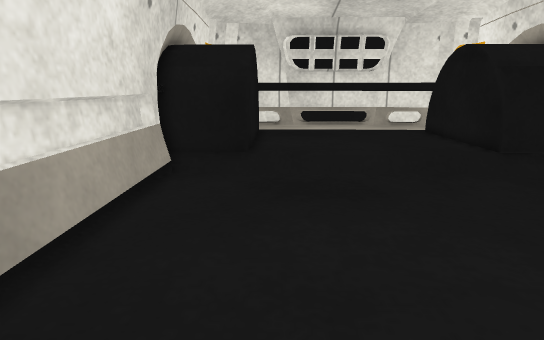
view 1 (above)

16 first-person views from a walk through a robot-simulator world made for Gazebo. The camera is 0.33 m above the floor, tilts 14° down and sees 75° across. The lines on the ground mark 1 m squares. The floor is counted in squares, 0.1 m on a side. Each view is taken from the middle of a square. On the plan, view 1 faces up. The plan holds only what a view shows up to about 20 squares ahead; the rest is blank.

view 2
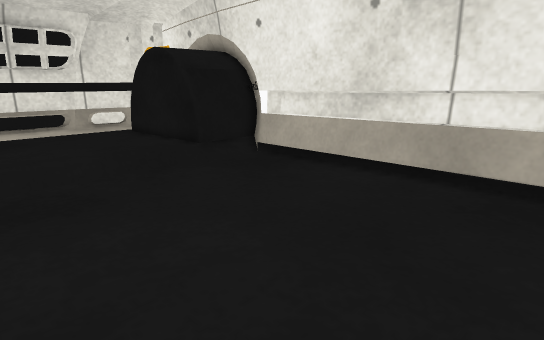

view 3
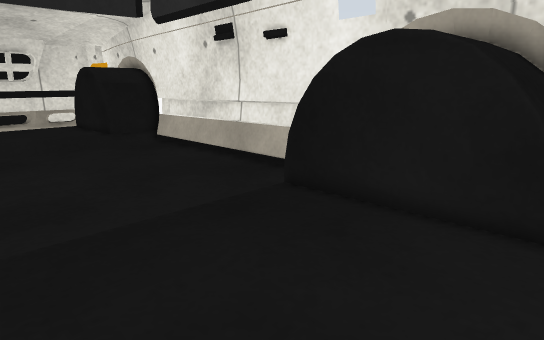

view 4
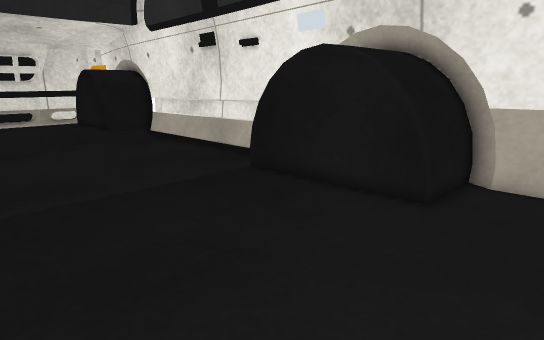

view 5
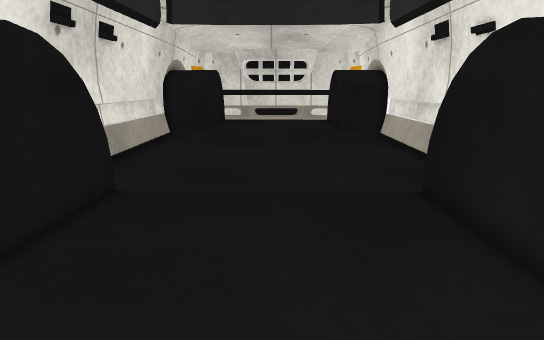

view 6
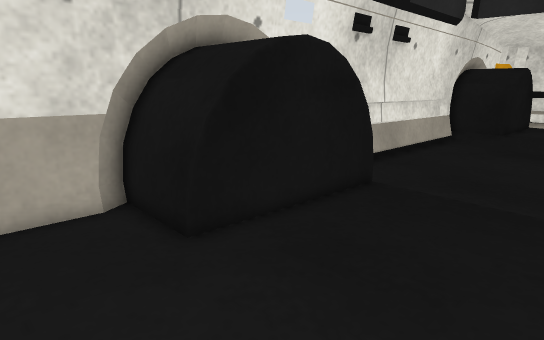

view 7
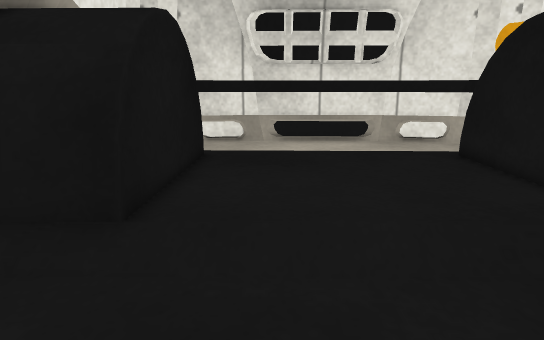

view 8
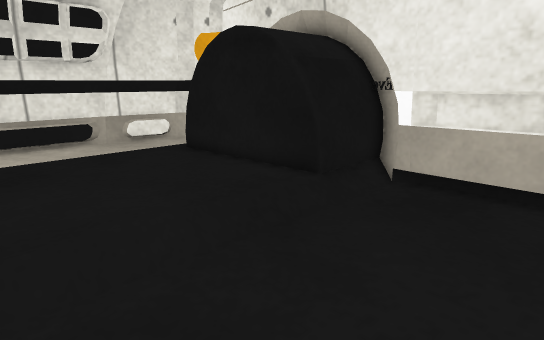

view 9
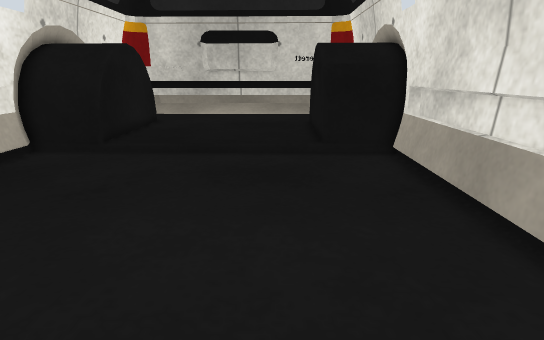

view 10
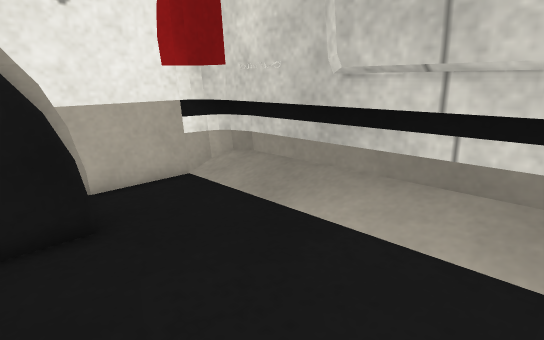

view 11
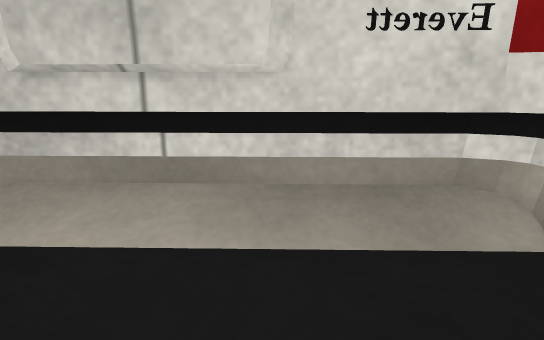

view 12
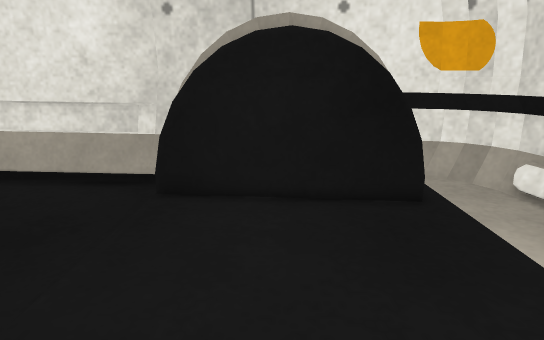

view 13
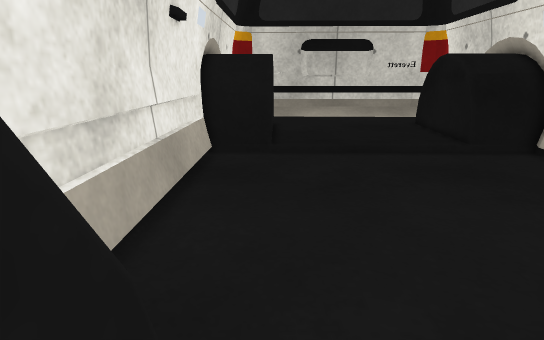

view 14
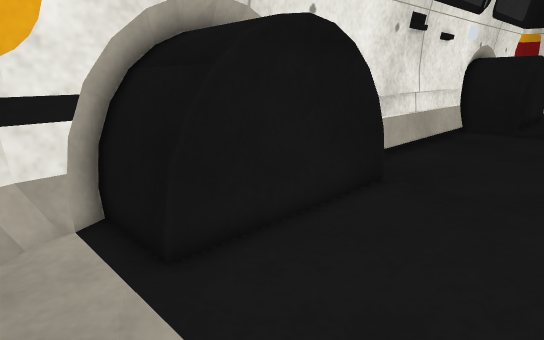

view 15
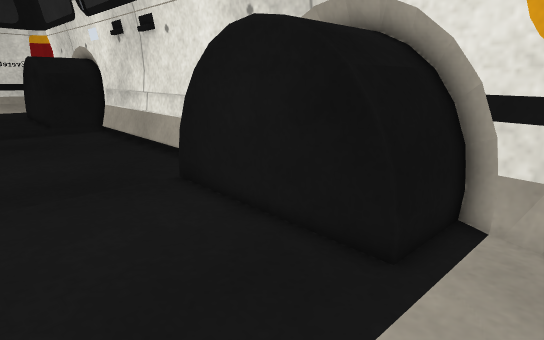

view 16
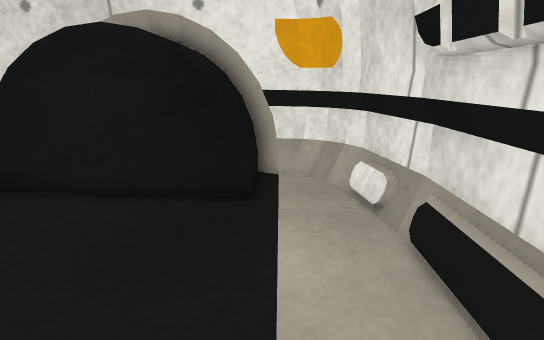

### Floor plan
Key: @ floor where view 1 was taken; # wall or solid block; . main floor; : floor 0.05 m higher than the main floor; + floor 0.1 m higher than the main floor; = window, fence, low wall or low ledge; v drop or lower ground.
Columns run from 5 left of view 1 to 14 right of it. Each row starts with its distance up from view 1.
 26   v#############vv
 25  v#::::::::::::###
 24  #:::::::::::::::##
 23  #::::::::::::::::#
 22 v###=::::::::::===#
 21 #####::::::::::###v
 20 ##  #::::::::::# ##
 19 ##  #::::::::::#  #
 18 ##  #::::::::::#  ##
 17 v#  #::::::::::#  ##
 16 v####::::::::::#####
 15 ####=::::::::::=###
 14 v=................#
 13 v=................#
 12 #=................#
 11 #=................#
 10 #=................#
  9 #=................#
  8 #=................#
  7 #.................#
  6 #.................#
  5 #.................#
  4 #.................#
  3 #.................#
  2 #................=#
  1 #................=#
  0 #....@...........=#
 -1 #................=#
 -2 #................=v
 -3 ###=::::::::::=####
 -4 ####::::::::::#v###
 -5 #  #::::::::::#   #
 -6 #  #::::::::::#   #
 -7 #  #::::::::::#  ##
 -8 # ##::::::::::#  ##
 -9 ###=::::::::::#v###
-10 #===::::::::::===#v
-11 #::::::::::::::::#
-12 #::::::::::::::::#
-13 #++++++++++++++++#
-14 #++++++++++++++++#
-15 ###############+##
-16 v=###############=

Positions as (right, up) in squares from view 1, and headings:
1: (0, 0), facing up
2: (0, 0), facing up-right
3: (0, -11), facing up-right
4: (-1, -14), facing up-right
5: (4, -14), facing up
6: (5, -14), facing up-left
7: (2, 8), facing up
8: (1, 8), facing up-right
9: (1, 14), facing down
10: (1, -8), facing down-right
11: (1, -8), facing down
12: (9, 18), facing left
13: (9, 16), facing down
14: (4, 25), facing down-right
15: (5, 25), facing down-left
16: (9, 23), facing left
